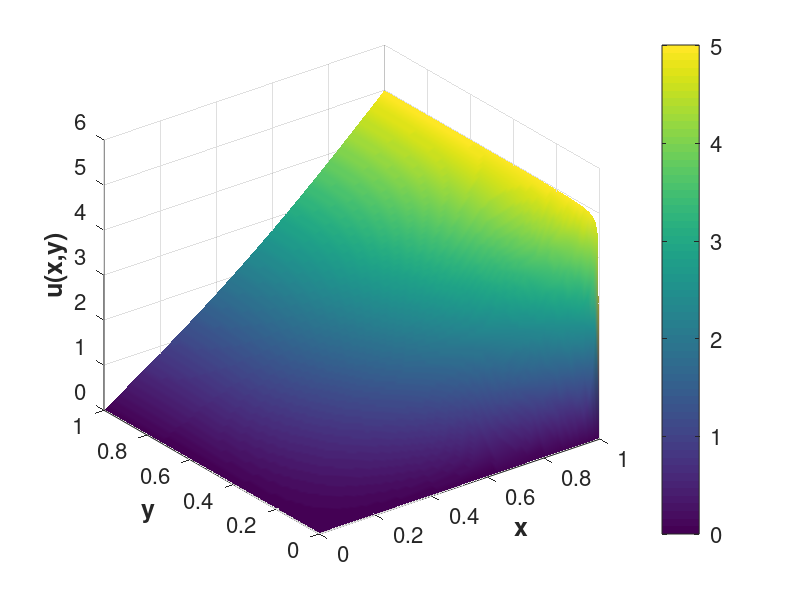

Here is the MATLAB script that generated this plot:
% this Matlab code plots the results of Laplace’s 
% equation solution in domain [0,1]×[0,1] for Figure A.25 
clear all; clc; close all;

set(0,'defaultaxesfontsize',16);

U=5;
a=1;
b=1;
N=200; % Number of terms in Fourier series


[X,Y]=meshgrid(0:a/100:a,0:b/100:b);

u=4*U/(pi*sinh(pi*a/(2*b)))*sinh(pi/(2*b)*X).*sin(pi/(2*b)*Y);

for n=1:N

    r=(2*n+1)*pi/(2*b);

    u=u+4*U/((2*n+1)*pi*sinh(r*a))*sinh(r*X).*sin(r*Y);

end

figure(1)
surf(X,Y,u)
colorbar
shading interp
xlabel('x','FontSize',18,'FontWeight','bold')
ylabel('y','FontSize',18,'FontWeight','bold')
zlabel('u(x,y)','FontSize',18,'FontWeight','bold')

